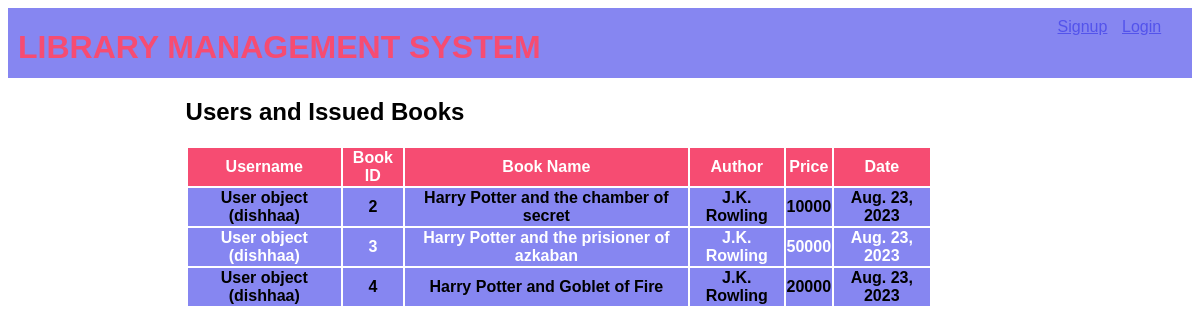
The page /library/show-data (signed in) on the database its author committed.
### lib/models.py (models this page shows)
class Book(models.Model):
    book_id = models.BigIntegerField(primary_key=True)
    book_name = models.CharField(max_length=100, null=False)
    username = models.ForeignKey(User,on_delete=models.CASCADE)
    author = models.CharField(max_length=50)
    price = models.IntegerField(default=100)
    date = models.DateField(auto_now=True)
    time = models.TimeField(auto_now=True)

class User(models.Model):
    username = models.CharField(primary_key=True,max_length=20)
    name = models.CharField(null=False, max_length=30)
    enroll = models.IntegerField(default=0)
    phone_number = models.CharField(max_length=20)
    email = models.CharField(null=False, max_length=50)
    password = models.CharField(null=False, max_length= 20)

### lib/views.py (the view)
# urls.py: path('show-data',show_data, name='show_data'),
def show_data(request):
    username = request.session['username']  # Assuming you're storing the username in the session
    user = User.objects.get(username=username)
    books = Book.objects.filter(username=user)  # Filter books by the user object
    context = {'user': user, 'books': books}
    return render(request, 'show_data.html', context)

### lib/Templates/show_data.html (shortened to what this page needs)
{% extends 'main.html' %}
{% block top %}
<a href = "{% url 'lib:Home' %}">Signup</a>
<a href = "{% url 'lib:login' %}">Login</a>
{% endblock top %}
{% block content %}
    <h2>Users and Issued Books</h2>
    <table>
        <tr>
            <th>Username</th>
            <th>Book ID</th>
            <th>Book Name</th>
            <th>Author</th>
            <th>Price</th>
            <th>Date</th>
        </tr>
        {% for b in books %}
        <tr>
            <th>{{b.username}}</th>
            <th>{{b.book_id}}</th>
            <th>{{b.book_name}}</th>
            <th>{{b.author}}</th>
            <th>{{b.price}}</th>
            <th>{{b.date}}</th>
        </tr>
        {% endfor %}
    </table>
{% endblock content %}

### lib/Templates/main.html (shortened to what this page needs)
<!DOCTYPE html>
{% load static %}
<html lang="en">
<head>
    <link rel="stylesheet" href="{% static 'buttonstyle.css' %}"/>
    <link rel="stylesheet" href="{% static 'formstyle.css' %}"/>
    <link rel="stylesheet" href="{% static 'theme.css' %}"/>
</head>
<body>
    <div class = 'top'>
        <div class = 'sitename'>
            <h1>LIBRARY MANAGEMENT SYSTEM</h1>
        </div>
        <div class = 'menu'>
            {% block top %}{% endblock top %}
        </div>
    </div>
    <div class = 'content'>
        {% block content %}{% endblock content %}
    </div>
</body>
</html>

### rows shown on the page
Book: username "User object (dishhaa)", book_id "2", book_name "Harry Potter and the chamber of secret", author "J.K. Rowling", price "10000", date "Aug. 23, 2023"
Book: username "User object (dishhaa)", book_id "3", book_name "Harry Potter and the prisioner of azkaban", author "J.K. Rowling", price "50000", date "Aug. 23, 2023"
Book: username "User object (dishhaa)", book_id "4", book_name "Harry Potter and Goblet of Fire", author "J.K. Rowling", price "20000", date "Aug. 23, 2023"
